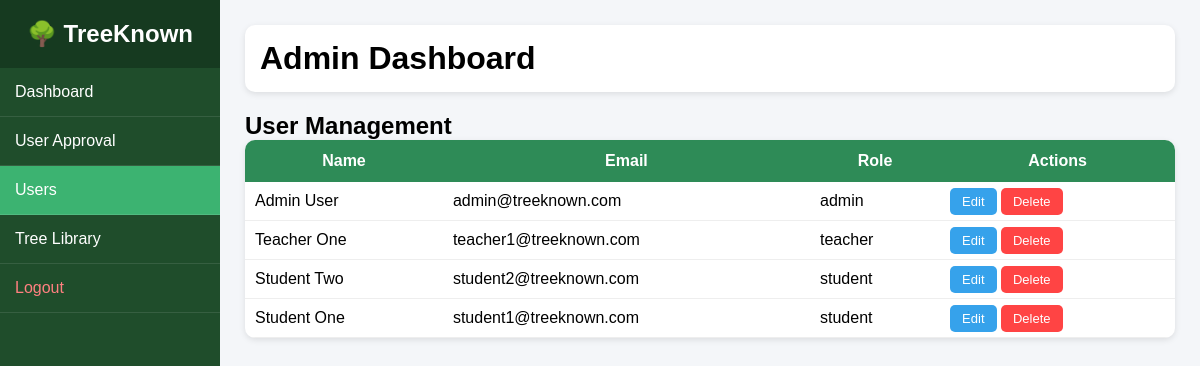
Page /Admin_Tabs/dashboard.php?tab=users (signed in) on the committed database.
### tables this page shows
CREATE TABLE IF NOT EXISTS USERS (
    user_id INT AUTO_INCREMENT PRIMARY KEY,
    name VARCHAR(100) NOT NULL,
    email VARCHAR(100) NOT NULL UNIQUE,
    password VARCHAR(255) NOT NULL,
    role ENUM('admin','teacher','student') NOT NULL,
    student_id VARCHAR(20) NULL,
    status ENUM('pending','approved','rejected') DEFAULT 'pending',
    created_at TIMESTAMP DEFAULT CURRENT_TIMESTAMP
);

### Admin_Tabs/dashboard.php (the view, shortened to what this page needs)
<?php
include __DIR__ . '/../config/db.php';
$tab = $_GET['tab'] ?? 'dashboard';
?>
<!DOCTYPE html>
<html>
<head>
</head>
<body>
<div class="sidebar">
<h2>🌳 TreeKnown</h2>
<a href="?tab=dashboard" class="<?= $tab=='dashboard'?'active':'' ?>">Dashboard</a>
<a href="?tab=pending_users" class="<?= $tab=='pending_users'?'active':'' ?>">User Approval</a>
<a href="?tab=users" class="<?= $tab=='users'?'active':'' ?>">Users</a>
<a href="?tab=library" class="<?= $tab=='library'?'active':'' ?>">Tree Library</a>
<a href="../logout.php" style="color:#ff8080;">Logout</a>
</div>
<div class="main">
<header><h1>Admin Dashboard</h1></header>
<?php
switch($tab){
case 'users':
    $users = $conn->query("SELECT * FROM USERS")->fetchAll(PDO::FETCH_ASSOC);
    echo "<h2>User Management</h2>";
    echo "<table><tr><th>Name</th><th>Email</th><th>Role</th><th>Actions</th></tr>";
    foreach($users as $u){
        echo "<tr>
                <td>{$u['name']}</td>
                <td>{$u['email']}</td>
                <td>{$u['role']}</td>
                <td>
                    <a class='btn edit' href='?tab=users&action=edit&id={$u['user_id']}'>Edit</a>
                    <a class='btn delete' onclick=\"return confirm('Delete this user?')\" href='?tab=users&action=delete&id={$u['user_id']}'>Delete</a>
                </td>
              </tr>";
    }
    echo "</table>";
break;
}
?>
</div>
</body>
</html>

### Admin_Tabs/dashboard.php (style rules this page uses)
* { margin:0;padding:0;box-sizing:border-box;font-family:Arial; }
body { display:flex;background:#f4f6f9; }
.sidebar { width:220px;height:100vh;background:#1f4d2b;color:white;position:fixed; }
.sidebar h2 { text-align:center;padding:20px;background:#163a20; }
.sidebar a { display:block;padding:15px;color:white;text-decoration:none;border-bottom:1px solid rgba(255,255,255,0.1); }
.sidebar a.active { background:#3cb371; }
.main { margin-left:220px;padding:25px;width:100%; }
header { background:white;padding:15px;border-radius:10px;box-shadow:0 2px 6px rgba(0,0,0,0.1);margin-bottom:20px; }
table { width:100%;border-collapse:collapse;background:white;border-radius:10px;overflow:hidden;box-shadow:0 2px 6px rgba(0,0,0,0.1); }
th { background:#2e8b57;color:white;padding:12px; }
td { padding:10px;border-bottom:1px solid #eee; }
.btn { padding:6px 12px;border-radius:5px;color:white;text-decoration:none;font-size:13px; }
.edit { background:#36A2EB; }
.delete { background:#ff4444; }

### rows in the picture
users: name "Admin User", email "admin@treeknown.com", role "admin"
users: name "Teacher One", email "teacher1@treeknown.com", role "teacher"
users: name "Student Two", email "student2@treeknown.com", role "student"
users: name "Student One", email "student1@treeknown.com", role "student"
